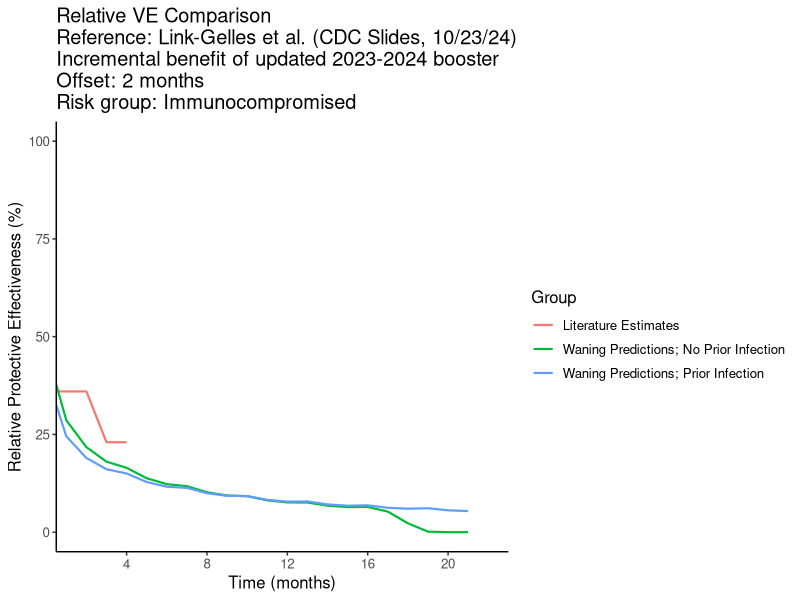
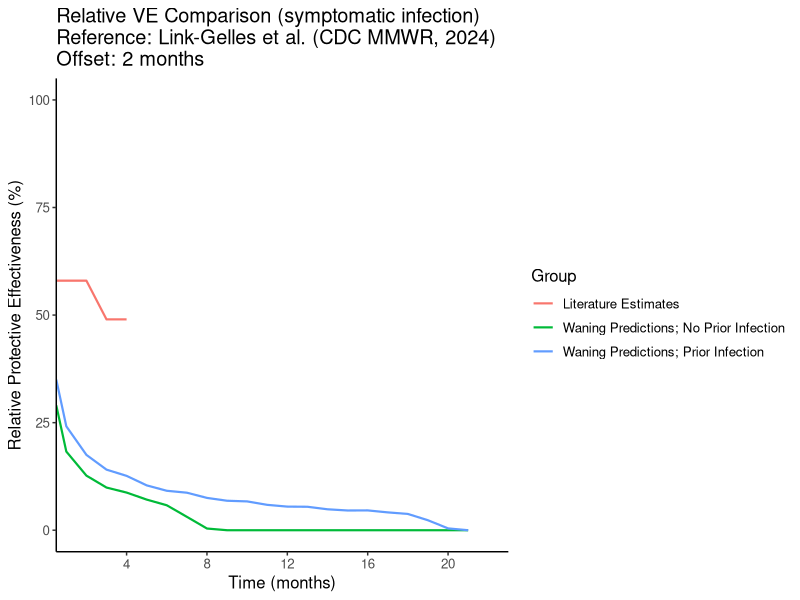

The R source for these figures, in order:
###################################################################################################
#Title: Relative VE Comparison
#Author: Hailey Park
#Date: November 1, 2023
###################################################################################################

# Kate was here. hi.

rm(list=ls())

setwd(here::here())

#Loading in libraries
library(readr)
library(dplyr)
library(tidyverse)
library(ggplot2)
library(tidyr)
library(tibble)
library(reshape2)

#Relative VE Function
relative_ve_fn <- function(baseline, upper) {
  baseline_rr <- 1 - baseline
  upper_rr <- 1- upper
  relative_rr <- upper_rr / baseline_rr
  relative_ve <- 1 - relative_rr
  return(relative_ve)
}

######################################################################################################################################################################################################
#Read in waning relative VE literature estimates against severe COVID-19 infection (read in specific literature reference and offset value)

#NOTE: These estimates are from Lin et al. (New England Journal of Medicine, 2023)
#      Offset: 7 months
#      DOI: 10.1056/NEJMc2215471; Figure S2 Panel B
#      Link: https://www.nejm.org/doi/full/10.1056/NEJMc2215471
relative_ve_data_lit <- data.frame(months = rep(c(0.5, 1:5), 2),
                                   relative_ve = c(.6471, .4747, .4495, .4242, .3951, .3698, .771, .4241, .3872,.3424,.3016 ,.2529),
                                   prior_inf = rep(0:1, each = 6)) %>%
  mutate(group = if_else(prior_inf == 1, "Literature Estimates; Prior Infection", "Literature Estimates; No Prior Infection")) %>%
  dplyr::select(-prior_inf)

offset <- 7

#NOTE: These estimates are from Link-Gelles et al. (CDC slides, 10/23/24)
#      Offset: 4 months
#      Slide 27
#      Link: https://www.cdc.gov/acip/downloads/slides-2024-10-23-24/04-COVID-Link-Gelles-508.pdf 
relative_ve_data_lit <- data.frame(months = rep(c(0.5, 1:10), 2),
                                   relative_ve = rep(c(.5, .5, .5, .38, .38, .21, .21, 0, 0 ,0, 0), 2),
                                   prior_inf = rep(0:1, each = 11)) %>%
  mutate(group = if_else(prior_inf == 1, "Literature Estimates; Prior Infection", "Literature Estimates; No Prior Infection")) %>%
  dplyr::select(-prior_inf)

offset <- 4

#NOTE: These estimates are from Link-Gelles et al. (CDC MMWR, 2023)
#      Offset: 3 months
#      Table 2, Hospitalization, 18+ years
#      Link: https://www.cdc.gov/mmwr/volumes/72/wr/mm7221a3.htm
relative_ve_data_lit <- data.frame(months = rep(c(0.5, 1:6), 2),
                                   relative_ve = rep(c(.62, .62, .62, .47, .47, .47, .24), 2),
                                   prior_inf = rep(0:1, each = 7)) %>%
  mutate(group = if_else(prior_inf == 1, "Literature Estimates; Prior Infection", "Literature Estimates; No Prior Infection")) %>%
  dplyr::select(-prior_inf)

offset <- 3

#NOTE: These estimates are for IMMUNOCOMPROMISED from Link-Gelles et al. (CDC MMWR, 2023)
#      Offset: 2 months
#      Slide 16
#      Link: https://www.cdc.gov/acip/downloads/slides-2024-10-23-24/04-COVID-Link-Gelles-508.pdf 
relative_ve_data_lit <- data.frame(months = rep(c(0.5, 1:6), 2),
                                   relative_ve = rep(c(.36, .36, .36, .23, .23, 23, .01), 2),
                                   prior_inf = rep(0:1, each = 7)) %>%
  mutate(group = if_else(prior_inf == 1, "Literature Estimates", "Literature Estimates")) %>%
  dplyr::select(-prior_inf)

offset <- 2

###################################################################################################

#Read in waning prediction data (absolute VE)

  #Immunocompetent
waning_data_hybrid <- unique(read.csv("data/clean-data/severe_waning_predictions_weekly_hybridImmunityOnly.csv")[,-1]) %>%
  group_by(age_group, estimate, prior_inf, months) %>% summarise(ve_pred = mean(ve_pred))
waning_data_vaccine <- unique(read.csv("data/clean-data/severe_waning_predictions_weekly_vaccineImmunityOnly.csv")[,-1]) %>%
  group_by(age_group, estimate, prior_inf, months) %>% summarise(ve_pred = mean(ve_pred))
waning_data <- as.data.frame(rbind(waning_data_hybrid, waning_data_vaccine))

  #Immunocompromised
waning_data_hybrid <- unique(read.csv("data/clean-data/severe_waning_predictions_weekly_hybridImmunityOnly_immunocompromised.csv")[,-1]) %>%
  group_by(age_group, estimate, prior_inf, months) %>% summarise(ve_pred = mean(ve_pred))
waning_data_vaccine <- unique(read.csv("data/clean-data/severe_waning_predictions_weekly_vaccineImmunityOnly_immunocompromised.csv")[,-1]) %>%
  group_by(age_group, estimate, prior_inf, months) %>% summarise(ve_pred = mean(ve_pred))
waning_data <- as.data.frame(rbind(waning_data_hybrid, waning_data_vaccine))


#We are checking if the relative VE under our waning curve predictions are similar to published estimates.
#We are checking the relative VE given that the average time since last immune event (dose; infection) is around 7-8 months.
waning_data <- waning_data %>%
  mutate(group = if_else(prior_inf == 1, "Prior Infection; Mean", "No Prior Infection; Mean"))

adj_relative_waning <- waning_data %>% filter(age_group == "50-64 years", estimate == 'mean') %>%
  arrange(months) %>%
  mutate(months_baseline = lead(months, n = offset * 2, default = 24)) %>% 
  dplyr::select(group, months, months_baseline, ve_pred)

waning_data <- waning_data %>% filter(age_group == "50-64 years", estimate == 'mean') %>%
  arrange(months) %>%
  rename(ve_pred_baseline = ve_pred) %>% dplyr::select(group, months, ve_pred_baseline)

adj_waning_clean <- merge(adj_relative_waning, waning_data, by.x = c("months_baseline", "group"),
                          by.y = c("months", "group"), all.x = TRUE) %>% 
  mutate(months = if_else(months < 1, 0.5, round(months)),
         relative_ve = relative_ve_fn(ve_pred_baseline, ve_pred),
         group = if_else(group == "Prior Infection; Mean", "Waning Predictions; Prior Infection", "Waning Predictions; No Prior Infection")) %>%
  dplyr::select(months, relative_ve, group) 

combined_rel <- rbind(adj_waning_clean, relative_ve_data_lit)

ggplot(combined_rel, aes(months, relative_ve*100, color = factor(group))) +
  geom_line(size = .75) +
  ylab("Relative Protective Effectiveness (%)") +
  xlab("Time (months)") +
  labs(color='Group') +
  ylim(0,100) +
  theme(panel.grid.major = element_blank(), panel.grid.minor = element_blank(),
        panel.background = element_blank(), axis.line = element_line(colour = "black"),
        text = element_text(size=12))+
  scale_x_continuous(breaks=c(0,4,8,12,16,20,24), expand = c(0, 0)) +
  #ggtitle("Relative VE Comparison\nReference: Link-Gelles et al. (CDC Slides, 10/23/24)\nIncremental benefit of updated 2023-2024 booster\nOffset: 4 months")
  #ggtitle("Relative VE Comparison\nReference: Link-Gelles et al. (CDC MMWR, 2023)\nIncremental benefit of bivalent booster\nOffset: 3 months")
  #ggtitle("Relative VE Comparison\nReference: Lin et al. (NEJM, 2023)\nOffset: 7 months")
  ggtitle("Relative VE Comparison\nReference: Link-Gelles et al. (CDC Slides, 10/23/24)\nIncremental benefit of updated 2023-2024 booster\nOffset: 2 months\nRisk group: Immunocompromised")


######################################################################################################################################################################################################
#Checking relative waning for nonsevere curves

#NOTE: These estimates are from de Gier et al. (Nature Comms, 2023)
#      Table S1
#      Link: https://www.nature.com/articles/s41467-023-40195-z#MOESM4  
relative_ve_data_lit <- data.frame(months = rep(c(0.5, 1:9), 2),
                                   relative_ve = rep(c(.78, .78, .57, .57, .57, .44, .44, .44, .15, .15), 2),
                                   prior_inf = rep(2, each = 10)) %>%
  mutate(group = if_else(prior_inf == 2, "Literature Estimates", NA)) %>%
  dplyr::select(-prior_inf)

offset <- 7 #not confirmed

#NOTE: These estimates are from Link-Gelles et al. (CDC MMWR, 2024)
#      Table 2, 18+ years
#      Link: https://www.cdc.gov/mmwr/volumes/73/wr/mm7304a2.htm
relative_ve_data_lit <- data.frame(months = rep(c(0.5, 1:4)),
                                   relative_ve = rep(c(.58, .58, .58, .49, .49), 2),
                                   prior_inf = rep(2, each = 5)) %>%
  mutate(group = if_else(prior_inf == 2, "Literature Estimates", NA)) %>%
  dplyr::select(-prior_inf)

offset <- 2

###################################################################################################

#Read in waning prediction data (absolute VE)

#Immunocompetent
waning_data_hybrid <- unique(read.csv("data/clean-data/nonsevere_waning_predictions_weekly_hybridImmunityOnly.csv")[,-1]) %>%
  group_by(age_group, estimate, prior_inf, months) %>% summarise(ve_pred = mean(ve_pred))
waning_data_vaccine <- unique(read.csv("data/clean-data/nonsevere_waning_predictions_weekly_vaccineImmunityOnly.csv")[,-1]) %>%
  group_by(age_group, estimate, prior_inf, months) %>% summarise(ve_pred = mean(ve_pred))
waning_data <- as.data.frame(rbind(waning_data_hybrid, waning_data_vaccine))

#Immunocompromised
waning_data_hybrid <- unique(read.csv("data/clean-data/nonsevere_waning_predictions_weekly_hybridImmunityOnly_immunocompromised.csv")[,-1]) %>%
  group_by(age_group, estimate, prior_inf, months) %>% summarise(ve_pred = mean(ve_pred))
waning_data_vaccine <- unique(read.csv("data/clean-data/nonsevere_waning_predictions_weekly_vaccineImmunityOnly_immunocompromised.csv")[,-1]) %>%
  group_by(age_group, estimate, prior_inf, months) %>% summarise(ve_pred = mean(ve_pred))
waning_data <- as.data.frame(rbind(waning_data_hybrid, waning_data_vaccine))

#We are checking if the relative VE under our waning curve predictions are similar to published estimates.
#We are checking the relative VE given that the average time since last immune event (dose; infection) is around 7-8 months.

waning_data <- waning_data %>%
  mutate(group = if_else(prior_inf == 1, "Prior Infection; Mean", "No Prior Infection; Mean"))

adj_relative_waning <- waning_data %>% filter(age_group == "50-64 years", estimate == 'mean') %>%
  arrange(months) %>%
  mutate(months_baseline = lead(months, n = offset * 2, default = 24)) %>% 
  dplyr::select(group, months, months_baseline, ve_pred)

waning_data <- waning_data %>% filter(age_group == "50-64 years", estimate == 'mean') %>%
  arrange(months) %>%
  rename(ve_pred_baseline = ve_pred) %>% dplyr::select(group, months, ve_pred_baseline)

adj_waning_clean <- merge(adj_relative_waning, waning_data, by.x = c("months_baseline", "group"),
                          by.y = c("months", "group"), all.x = TRUE) %>% 
  mutate(months = if_else(months < 1, 0.5, round(months)),
         relative_ve = relative_ve_fn(ve_pred_baseline, ve_pred),
         group = if_else(group == "Prior Infection; Mean", "Waning Predictions; Prior Infection", "Waning Predictions; No Prior Infection")) %>%
  dplyr::select(months, relative_ve, group) 

combined_rel <- rbind(adj_waning_clean, relative_ve_data_lit)

ggplot(combined_rel, aes(months, relative_ve*100, color = factor(group))) +
  geom_line(size = .75) +
  ylab("Relative Protective Effectiveness (%)") +
  xlab("Time (months)") +
  labs(color='Group') +
  ylim(0,100) +
  theme(panel.grid.major = element_blank(), panel.grid.minor = element_blank(),
        panel.background = element_blank(), axis.line = element_line(colour = "black"),
        text = element_text(size=12))+
  scale_x_continuous(breaks=c(0,4,8,12,16,20,24), expand = c(0, 0)) +
  ggtitle("Relative VE Comparison (symptomatic infection)\nReference: Link-Gelles et al. (CDC MMWR, 2024)\nOffset: 2 months")
#ggtitle("Relative VE Comparison\nReference: de Geir et al. (Nature Comms, 2023)\nOffset: 7 months (not confirmed)")
